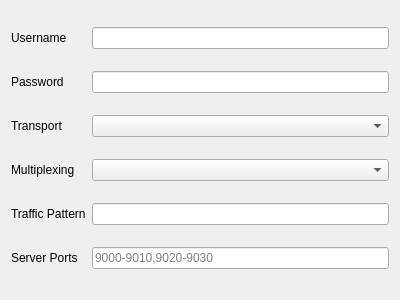
<?xml version="1.0" encoding="UTF-8"?>
<ui version="4.0">
 <class>EditMieru</class>
 <widget class="QWidget" name="EditMieru">
  <property name="geometry">
   <rect>
    <x>0</x>
    <y>0</y>
    <width>400</width>
    <height>300</height>
   </rect>
  </property>
  <property name="windowTitle">
   <string notr="true">EditMieru</string>
  </property>
  <layout class="QGridLayout" name="gridLayout">
   <item row="0" column="0">
    <widget class="QLabel" name="label">
     <property name="text">
      <string>Username</string>
     </property>
    </widget>
   </item>
   <item row="0" column="1">
    <widget class="MyLineEdit" name="username"/>
   </item>
   <item row="1" column="0">
    <widget class="QLabel" name="label_2">
     <property name="text">
      <string>Password</string>
     </property>
    </widget>
   </item>
   <item row="1" column="1">
    <widget class="MyLineEdit" name="password"/>
   </item>
   <item row="2" column="0">
    <widget class="QLabel" name="label_3">
     <property name="text">
      <string>Transport</string>
     </property>
    </widget>
   </item>
   <item row="2" column="1">
    <widget class="QComboBox" name="transport"/>
   </item>
   <item row="3" column="0">
    <widget class="QLabel" name="label_4">
     <property name="text">
      <string>Multiplexing</string>
     </property>
    </widget>
   </item>
   <item row="3" column="1">
    <widget class="QComboBox" name="multiplexing"/>
   </item>
   <item row="4" column="0">
    <widget class="QLabel" name="label_5">
     <property name="text">
      <string>Traffic Pattern</string>
     </property>
    </widget>
   </item>
   <item row="4" column="1">
    <widget class="QLineEdit" name="traffic_pattern"/>
   </item>
   <item row="5" column="0">
    <widget class="QLabel" name="label_6">
     <property name="text">
      <string>Server Ports</string>
     </property>
    </widget>
   </item>
   <item row="5" column="1">
    <widget class="QLineEdit" name="server_ports">
     <property name="placeholderText">
      <string notr="true">9000-9010,9020-9030</string>
     </property>
    </widget>
   </item>
  </layout>
 </widget>
 <customwidgets>
  <customwidget>
   <class>MyLineEdit</class>
   <extends>QLineEdit</extends>
   <header>include/ui/utils/MyLineEdit.h</header>
  </customwidget>
 </customwidgets>
 <tabstops>
  <tabstop>username</tabstop>
  <tabstop>password</tabstop>
 </tabstops>
 <resources/>
 <connections/>
</ui>
